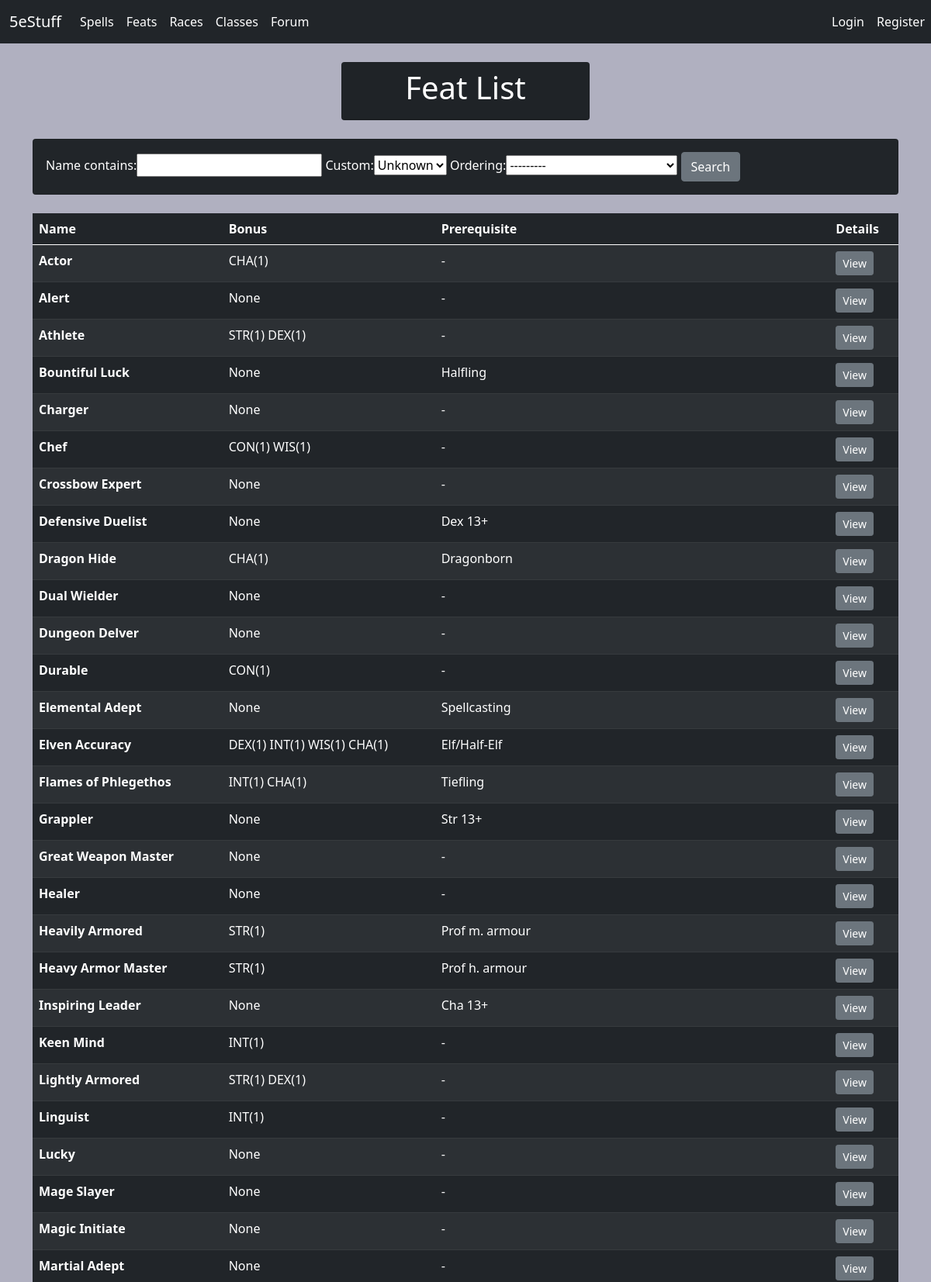
/feats/ (upper part), run on the app's committed database.
### forum/models.py (models this page shows, shortened)
class Feat(models.Model):
    name = models.CharField(max_length=100, unique=True)
    prerequisite = models.CharField(max_length=100, default='-')
    desc = RichTextField()
    bonuses = models.ManyToManyField(Bonus, related_name='feat_bonuses', blank=True)
    author = models.ForeignKey(User, on_delete=models.CASCADE)
    custom = models.BooleanField(default=False)

class Bonus(models.Model):
    name = models.CharField(max_length=10, choices = [('STR','STR'),('DEX','DEX'),('CON','CON'),('INT','INT'),('WIS','WIS'), ('CHA','CHA'), ('ANY','ANY')])
    value = models.IntegerField(choices = [(-2,'-2'),(-1,'-1'),(1,'1'),(2,'2')])

### forum/views.py (the view)
# urls.py: path('feats/', FeatsView, name="feats_v"),
def FeatsView(request):
    feats = Feat.objects.all().order_by("custom","name")
    filter = FeatFilter(request.GET, queryset=feats)
    feats = filter.qs
    context = {'feats':feats,'filter':filter}
    return render(request, 'feats.html', context)

### forum/templates/feats.html (shortened to what this page needs)
{% extends 'base.html'%}
{% block content %}
<div class="card text-white bg-dark mx-auto" style="max-width: 20rem;">
  <div class="card-header">
    <h1 style="text-align:center;">Feat List</h1>
  </div>
</div>
<br/>
<div class="card text-white bg-dark mx-auto">
  <div class="card-body">
		<form method="GET">
			{{ filter.form }}
			<button class="btn btn-secondary" type="submit">Search</button>
		</form>
	</div>
</div>
<br/>
<table class="table table-striped table-dark">
  <thead>
    <tr>
      <th scope="col">Name</th>
      <th scope="col">Bonus</th>
      <th scope="col">Prerequisite</th>
	  <th scope="col">Details</th>
    </tr>
  </thead>
  <tbody>
	{% for feat in feats %}
    <tr>
      <th scope="row">{{ feat.name }}</th>
      <td> {% if feat.bonuses.values %} {% for x in feat.bonuses.values %} {{x.name}}({{x.value}}) {% endfor %} {% else %} None {% endif %} </td>
      <td> {{ feat.prerequisite|slice:":50" }} {% if feat.prerequisite|length > 50 %} ... {% endif  %} </td>
	  <td> <button type="button" class="btn btn-secondary btn-sm" data-bs-toggle="modal" data-bs-target="#featModal{{ feat.id }}">View</button></td>
    </tr>
	{% endfor %}
  </tbody>
</table>
{% endblock %}

### forum/templates/base.html (style rules this page uses)
body { background-color: #b0b0c0 }

### data on the page
Feat: name "Actor", prerequisite "-"
Bonus: name "CHA", value "1"
Feat: name "Alert", shows "None", prerequisite "-"
Feat: name "Athlete", prerequisite "-"
Bonus: name "STR", value "1"
Bonus: name "DEX", value "1"
Feat: name "Bountiful Luck", shows "None", prerequisite "Halfling"
Feat: name "Charger", shows "None", prerequisite "-"
Feat: name "Chef", prerequisite "-"
Bonus: name "CON", value "1"
Bonus: name "WIS", value "1"
Feat: name "Crossbow Expert", shows "None", prerequisite "-"
Feat: name "Defensive Duelist", shows "None", prerequisite "Dex 13+"
Feat: name "Dragon Hide", prerequisite "Dragonborn"
Feat: name "Dual Wielder", shows "None", prerequisite "-"
Feat: name "Dungeon Delver", shows "None", prerequisite "-"
Feat: name "Durable", prerequisite "-"
Feat: name "Elemental Adept", shows "None", prerequisite "Spellcasting"
Feat: name "Elven Accuracy", prerequisite "Elf/Half-Elf"
Bonus: name "INT", value "1"
Feat: name "Flames of Phlegethos", prerequisite "Tiefling"
Feat: name "Grappler", shows "None", prerequisite "Str 13+"
Feat: name "Great Weapon Master", shows "None", prerequisite "-"
Feat: name "Healer", shows "None", prerequisite "-"
Feat: name "Heavily Armored", prerequisite "Prof m. armour"
Feat: name "Heavy Armor Master", prerequisite "Prof h. armour"
Feat: name "Inspiring Leader", shows "None", prerequisite "Cha 13+"
Feat: name "Keen Mind", prerequisite "-"
Feat: name "Lightly Armored", prerequisite "-"
Feat: name "Linguist", prerequisite "-"
Feat: name "Lucky", shows "None", prerequisite "-"
Feat: name "Mage Slayer", shows "None", prerequisite "-"
Feat: name "Magic Initiate", shows "None", prerequisite "-"
Feat: name "Martial Adept", shows "None", prerequisite "-"
